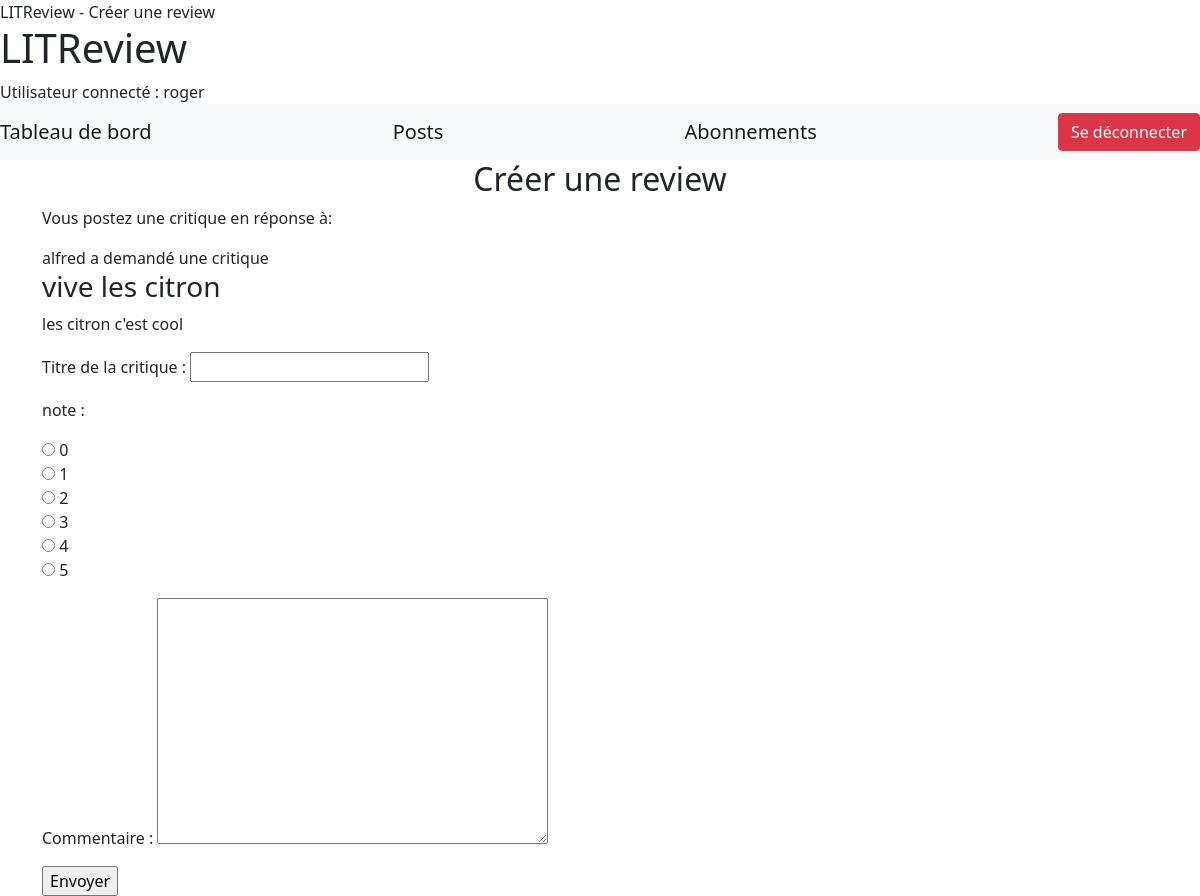
/tableau_de_bord/creer_revue_ticket/4/ (signed in), run on the app's committed database.
### review/models.py (models this page shows, shortened)
class Ticket(models.Model):
    titre = models.CharField(max_length=128, blank=False)
    description = models.TextField(max_length=2048, blank=True)
    user = models.ForeignKey(User, on_delete=models.CASCADE)
    date_creation = models.DateTimeField(auto_now_add=True)

### review/views.py (the view)
# urls.py: path('creer_revue_ticket/<int:id_ticket>/',
@login_required
def creer_revue_ticket(request, id_ticket=None):
    titre = "Créer une review"
    existing_ticket = Ticket.objects.get(pk=id_ticket)
    if request.method == "POST":
        try:
            Review.objects.create(ticket=existing_ticket,
                                  titre=request.POST['titre'],
                                  note=request.POST['note'],
                                  content=request.POST['content'],
                                  user=request.user
                                  )
            print(Review.content)
        except Exception:
            form_review = FormulaireRevue(request.POST)
        else:
            messages.success(request, 'Review créée !')
            return redirect("tableau_de_bord")
    else:
        form_review = FormulaireRevue()
    return render(request, 'review/creer_revue_ticket.html', {
                                            'titre': titre,
                                            'form_review': form_review,
                                            'existing_ticket': existing_ticket
                                            })

### review/forms.py
class FormulaireRevue(forms.ModelForm):
    class Meta:
        model = Review
        fields = ['titre', 'note', 'content']
        labels = {"titre": "Titre de la critique",
                  "note": "note",
                  "content": "Commentaire"
                  }
        choix = [(0, '0'),
                 (1, '1'),
                 (2, '2'),
                 (4, '3'),
                 (4, '4'),
                 (5, '5')
                 ]
        widgets = {"note": forms.RadioSelect(choices=choix),
                   "content": forms.Textarea()
                   }

### review/templates/review/creer_revue_ticket.html (shortened to what this page needs)
{% extends "index.html" %}
{% block content %}
    <h2 style="text-align: center;">Créer une review</h2>
    <section class="create_review">
    <p>Vous postez une critique en réponse à:</p>
        <form method="POST" enctype="multipart/form-data">
            <section class="ticket">
                {% if  existing_ticket.user.id == user.id%}
                    <div>Vous avez demandé une critique</div>
                    <div>{{ existing_ticket.time_created }}</div>
                {% else %}
                    <div>{{ existing_ticket.user.username }} a demandé une critique</div>
                {% endif %}
                <h3 class="ticket__titre">{{ existing_ticket.titre }}</h3>
                <p >{{ existing_ticket.description }}</p>
            </section>
            <div class="forms">
                {{ form_review.as_p }}
                <input type="submit" value="Envoyer">
            </div>
        </form>
    </section>
{% endblock content%}

### templates/index.html (shortened to what this page needs)
{% load static %}
<!DOCTYPE html>
<html lang="en">
<head>
    <link rel="stylesheet" type="text/css" href="https://cdn.jsdelivr.net/npm/bootstrap@5.1.3/dist/css/bootstrap.min.css">
    {% if titre%}
        <titre>LITReview - {{ titre }}</titre>
    {% else %}
        <titre>LITReview</titre>
    {% endif %}
</head>
<body>
    <header>
        <h1 id="maintitre">LITReview</h1>
        <nav>
        {% if user.is_authenticated %}
        <div>Utilisateur connecté : {{ user.username }}
            <div class="navbar navbar-light bg-light">
                <a class="navbar-brand" href="{% url 'tableau_de_bord'%}">Tableau de bord</a>
                <a class="navbar-brand" href="{% url 'posts'%}">Posts</a>
                <a class="navbar-brand" href="{% url 'abonnement'%}">Abonnements</a>
                <button class="btn btn-danger" onclick="location.href='{% url 'deconnexion' %}'">Se déconnecter</button>
                {% endif %}
            </div>
        </nav>
    </header>
    <div class="container">
    {% block content %}
    {% endblock content %}
    </div>
</body>
</html>

### data on the page
Ticket: user.username "alfred", titre "vive les citron", description "les citron c'est cool"

### other printed values
{{ titre }} "Créer une review"
{{ user.username }} "roger"
